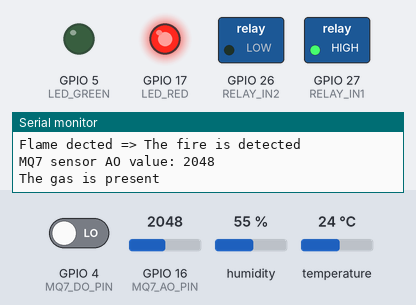
A sketch run on a simulated ESP32. Shown: switched loads named in the sketch (green lamp = pin HIGH), output pins drawn as LEDs (lit = HIGH), the last lines printed to the serial monitor. The inputs (shaded band) are chosen by the test bench; at power-on: temperature 24 °C, GPIO 4 (MQ7_DO_PIN) LOW, GPIO 16 (MQ7_AO_PIN) = 2048, humidity 55 %.

Above: at 1.9 s.
2.0 s: temperature set to 31.5 °C
3.5 s: temperature set to 32.4 °C
At 5.6 s:
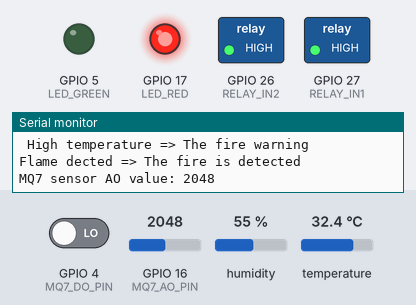
9.3 s: temperature set to 12 °C
At 11.1 s:
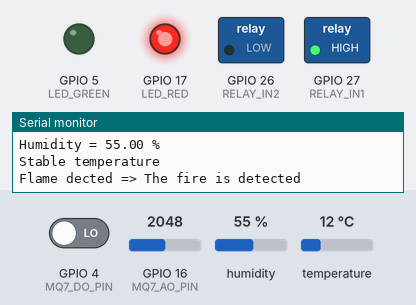
11.4 s: temperature set to 33 °C
At 13.0 s:
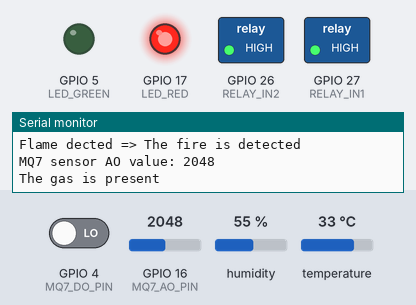
Timing chart, 0 to 14.5 s (numbered marks = the images above; inputs shaded):
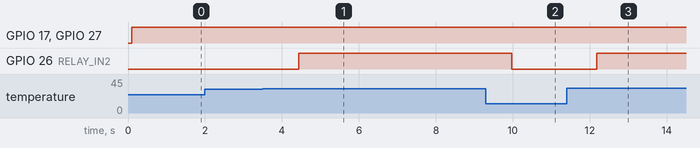

The sketch:

Read_sensor.ino
```cpp
#include <Wire.h>
#include <Adafruit_Sensor.h>
#include <Adafruit_BME280.h>

//Config

//Relay config
#define RELAY_IN1 27
#define RELAY_IN2 26

//Led pin config
#define LED_RED 17
#define LED_GREEN 5

//BME280 sensor config
Adafruit_BME280 bme;
unsigned long delayTime;

//Flame sensor config
#define IR_DO_PIN 0

//MQ7 sensor config
#define MQ7_AO_PIN 16
#define MQ7_DO_PIN 4


void setup()
{
  Serial.begin(9600);

//Relay setup
pinMode(RELAY_IN1, OUTPUT);
digitalWrite(RELAY_IN1, LOW);
pinMode(RELAY_IN2, OUTPUT);
digitalWrite(RELAY_IN2, LOW);

//-------------------------------------------------------------------------
//  Setup Led
  pinMode(LED_RED, OUTPUT);
  digitalWrite(LED_RED, LOW);
  pinMode(LED_GREEN, OUTPUT);
  digitalWrite(LED_GREEN, LOW);

//-------------------------------------------------------------------------
//  Setup flame sensor
  pinMode(IR_DO_PIN, INPUT);

//-------------------------------------------------------------------------
//  Setup MQ7 sensor
  // set the ADC attenuation to 11 dB (up to ~3.3V input)
  analogSetAttenuation(ADC_11db);
  pinMode(MQ7_DO_PIN, INPUT);
  Serial.println("Warming up the MQ2 sensor");

//-------------------------------------------------------------------------
//  Setup bme_280
  bool status;
  status = bme.begin(0x76);
  if (!status)
  {
    Serial.println("Could not find a valid BME280 sensor, check wiring!");
    while (1);
  }

//  Finish setup
//-------------------------------------------------------------------------
  Serial.println("-- Default Test --");
  delayTime = 1000;

  Serial.println();
}


void loop()
{
  BME_280();
  IR_sensor();
  MQ7_sensor();
  delay(delayTime);
}

void BME_280()
{
//  Read temperature
  float Temperature = bme.readTemperature();
  Serial.print("Temperature = ");
  Serial.print(Temperature);
  Serial.println(" *C");

//  Read humidity
  float Humidity = bme.readHumidity();
  Serial.print("Humidity = ");
  Serial.print(Humidity);
  Serial.println(" %");
  Serial.println();
  if (Temperature > 32)
  {
    Serial.println(" High temperature => The fire warning");
    digitalWrite(RELAY_IN2, HIGH);
  }
  else
  {
    Serial.println("Stable temperature");
    digitalWrite(RELAY_IN2, LOW);
  }
}

void IR_sensor()
{
   int flame_state = digitalRead(IR_DO_PIN);
    if (flame_state == HIGH)
    {
      Serial.println("No flame dected => The fire is NOT detected");
      digitalWrite(LED_RED, LOW);
      digitalWrite(LED_GREEN, HIGH);
      digitalWrite(RELAY_IN1, LOW);
    }
    else
    {
      Serial.println("Flame dected => The fire is detected");
      digitalWrite(LED_GREEN, LOW);
      digitalWrite(LED_RED, HIGH);
      digitalWrite(RELAY_IN1, HIGH);
    }

}

void MQ7_sensor()
{
  int gasValue = analogRead(MQ7_AO_PIN);
  int gasState = digitalRead(MQ7_DO_PIN);
//  Analog read value
  Serial.print("MQ7 sensor AO value: ");
  Serial.println(gasValue);
//  Digital read value
  if (gasState == HIGH)
    Serial.println("The gas is NOT present");
  else
    Serial.println("The gas is present");
}
```

Measured:
- the behaviour switches between 32 and 32.1 °C on temperature (found by bisection; images 0 and 1)
- after the input at 3.5 s, GPIO 26 (RELAY_IN2): LOW → HIGH after 0.94 s
- after the input at 9.3 s, GPIO 26 (RELAY_IN2): HIGH → LOW after 0.68 s
- after the input at 11.4 s, GPIO 26 (RELAY_IN2): LOW → HIGH after 0.78 s
